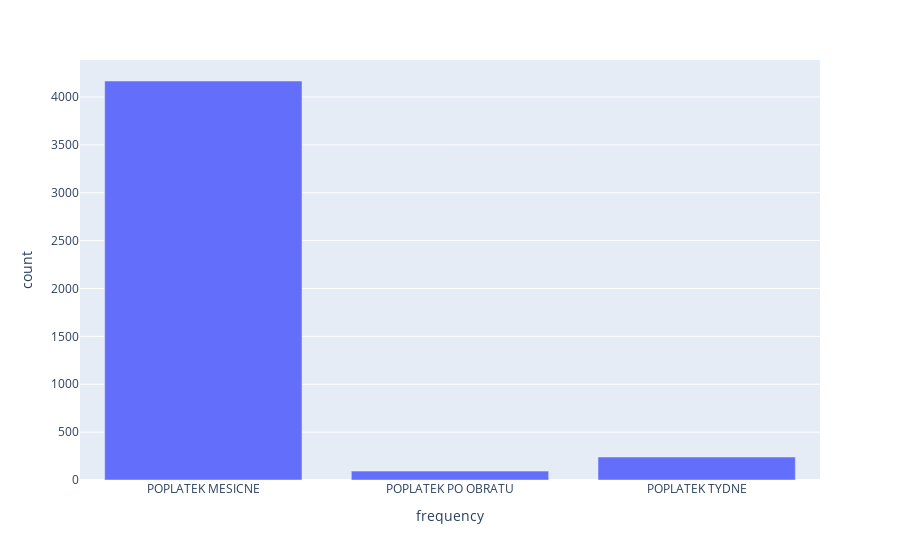

The notebook cell this image was saved under:
### Markdown cell above
Most of the accounts are from district 1.

### Code cell
plot_categorical_variable_distribution('frequency', 'account')

### Figure 1 — Plotly figure (JSON) as saved in the notebook; plotly's stock layout.template omitted (floating-point values rounded to 4 significant figures)
{"data": [{"hovertemplate": "frequency=%{x}<br>count=%{y}<extra></extra>", "legendgroup": "", "marker": {"color": "#636efa", "pattern": {"shape": ""}}, "name": "", "orientation": "v", "showlegend": false, "textposition": "auto", "type": "bar", "x": ["POPLATEK MESICNE", "POPLATEK PO OBRATU", "POPLATEK TYDNE"], "xaxis": "x", "y": [4167, 93, 240], "yaxis": "y"}], "layout": {"barmode": "relative", "legend": {"tracegroupgap": 0}, "margin": {"t": 60}, "xaxis": {"anchor": "y", "domain": [0, 1], "title": {"text": "frequency"}}, "yaxis": {"anchor": "x", "domain": [0, 1], "title": {"text": "count"}}}}
